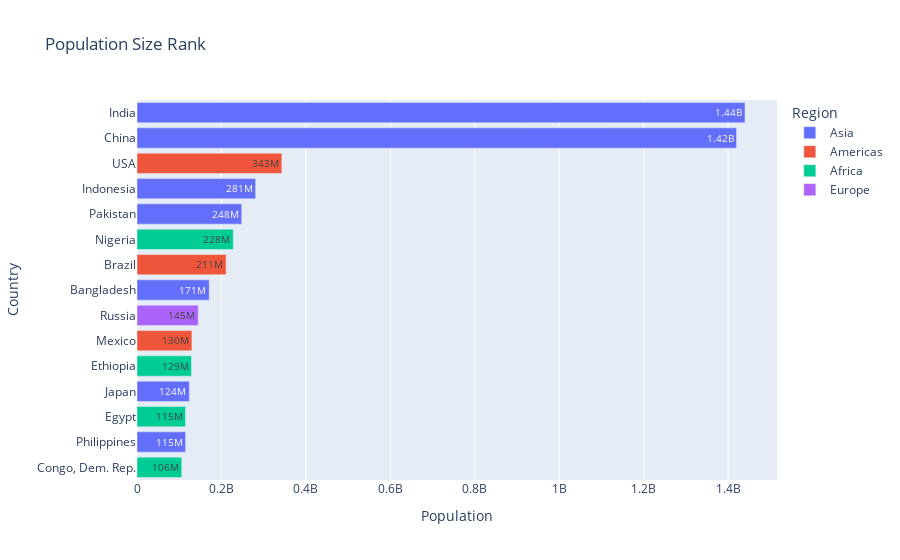

Notebook code for this chart:
### Markdown cell above
## Bar chart of population size (top 10)

Recreate this [bar chart](https://www.gapminder.org/tools/#$chart-type=barrank&url=v2)

### Code cell
pop_rank = gapminder_df.query('Year == 2023') \
    .sort_values(by='Population', ascending=False).head(15)

fig = px.bar(
    pop_rank,
    x='Population',
    y='Country',
    orientation='h',
    title='Population Size Rank',
    color='Region',  
    text_auto = True,
    hover_name = 'Country'
)

fig.update_layout(yaxis={'categoryorder': 'total ascending'})

fig.show()

### Figure 1 — Plotly figure (JSON) as saved in the notebook; plotly's stock layout.template omitted (floating-point values rounded to 4 significant figures)
{"data": [{"alignmentgroup": "True", "hovertemplate": "<b>%{hovertext}</b><br><br>Region=Asia<br>Population=%{x}<br>Country=%{y}<extra></extra>", "hovertext": ["India", "China", "Indonesia", "Pakistan", "Bangladesh", "Japan", "Philippines"], "legendgroup": "Asia", "marker": {"color": "#636efa", "pattern": {"shape": ""}}, "name": "Asia", "offsetgroup": "Asia", "orientation": "h", "showlegend": true, "textposition": "auto", "texttemplate": "%{x}", "type": "bar", "x": [1440000000, 1420000000, 281000000, 248000000, 171000000, 124000000, 115000000], "xaxis": "x", "y": ["India", "China", "Indonesia", "Pakistan", "Bangladesh", "Japan", "Philippines"], "yaxis": "y"}, {"alignmentgroup": "True", "hovertemplate": "<b>%{hovertext}</b><br><br>Region=Americas<br>Population=%{x}<br>Country=%{y}<extra></extra>", "hovertext": ["USA", "Brazil", "Mexico"], "legendgroup": "Americas", "marker": {"color": "#EF553B", "pattern": {"shape": ""}}, "name": "Americas", "offsetgroup": "Americas", "orientation": "h", "showlegend": true, "textposition": "auto", "texttemplate": "%{x}", "type": "bar", "x": [343000000, 211000000, 130000000], "xaxis": "x", "y": ["USA", "Brazil", "Mexico"], "yaxis": "y"}, {"alignmentgroup": "True", "hovertemplate": "<b>%{hovertext}</b><br><br>Region=Africa<br>Population=%{x}<br>Country=%{y}<extra></extra>", "hovertext": ["Nigeria", "Ethiopia", "Egypt", "Congo, Dem. Rep."], "legendgroup": "Africa", "marker": {"color": "#00cc96", "pattern": {"shape": ""}}, "name": "Africa", "offsetgroup": "Africa", "orientation": "h", "showlegend": true, "textposition": "auto", "texttemplate": "%{x}", "type": "bar", "x": [228000000, 129000000, 115000000, 106000000], "xaxis": "x", "y": ["Nigeria", "Ethiopia", "Egypt", "Congo, Dem. Rep."], "yaxis": "y"}, {"alignmentgroup": "True", "hovertemplate": "<b>%{hovertext}</b><br><br>Region=Europe<br>Population=%{x}<br>Country=%{y}<extra></extra>", "hovertext": ["Russia"], "legendgroup": "Europe", "marker": {"color": "#ab63fa", "pattern": {"shape": ""}}, "name": "Europe", "offsetgroup": "Europe", "orientation": "h", "showlegend": true, "textposition": "auto", "texttemplate": "%{x}", "type": "bar", "x": [145000000], "xaxis": "x", "y": ["Russia"], "yaxis": "y"}], "layout": {"autosize": true, "barmode": "relative", "legend": {"title": {"text": "Region"}, "tracegroupgap": 0}, "title": {"text": "Population Size Rank"}, "xaxis": {"anchor": "y", "autorange": true, "domain": [0, 1], "range": [0, 1516000000.0], "title": {"text": "Population"}, "type": "linear"}, "yaxis": {"anchor": "x", "autorange": true, "categoryorder": "total ascending", "domain": [0, 1], "range": [-0.5, 14.5], "title": {"text": "Country"}, "type": "category"}}}
